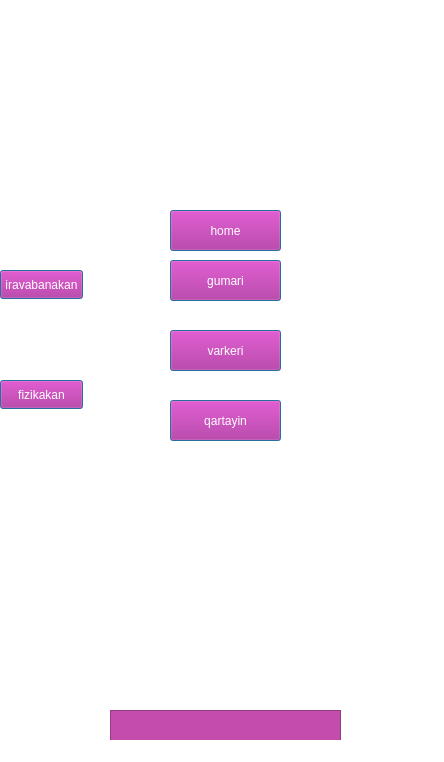
<?xml version="1.0" encoding="UTF-8"?>
<ui version="4.0">
 <class>MainWindow</class>
 <widget class="QMainWindow" name="MainWindow">
  <property name="geometry">
   <rect>
    <x>0</x>
    <y>0</y>
    <width>444</width>
    <height>762</height>
   </rect>
  </property>
  <property name="windowTitle">
   <string>MainWindow</string>
  </property>
  <property name="styleSheet">
   <string notr="true">background-color: rgb(255, 255, 255);</string>
  </property>
  <widget class="QWidget" name="centralwidget">
   <widget class="QPushButton" name="iravabanakan">
    <property name="geometry">
     <rect>
      <x>0</x>
      <y>270</y>
      <width>83</width>
      <height>29</height>
     </rect>
    </property>
    <property name="styleSheet">
     <string notr="true">QPushButton{
	background-color: rgb(181, 24, 142);
	color: rgb(255, 255, 255);
}
QPushButton:hover{
	background-color: rgb(255, 255, 255);
	color:  rgb(181, 24, 142);
}</string>
    </property>
    <property name="text">
     <string>iravabanakan</string>
    </property>
    <property name="autoDefault">
     <bool>true</bool>
    </property>
    <property name="default">
     <bool>true</bool>
    </property>
   </widget>
   <widget class="QPushButton" name="fizikakan">
    <property name="geometry">
     <rect>
      <x>0</x>
      <y>380</y>
      <width>83</width>
      <height>29</height>
     </rect>
    </property>
    <property name="styleSheet">
     <string notr="true">QPushButton{
	background-color: rgb(181, 24, 142);
	color: rgb(255, 255, 255);
}
QPushButton:hover{
	background-color: rgb(255, 255, 255);
	color:  rgb(181, 24, 142);
}</string>
    </property>
    <property name="text">
     <string>fizikakan</string>
    </property>
    <property name="autoDefault">
     <bool>true</bool>
    </property>
    <property name="default">
     <bool>true</bool>
    </property>
    <property name="flat">
     <bool>false</bool>
    </property>
   </widget>
   <widget class="QLabel" name="logo">
    <property name="geometry">
     <rect>
      <x>100</x>
      <y>-60</y>
      <width>201</width>
      <height>71</height>
     </rect>
    </property>
    <property name="styleSheet">
     <string notr="true">border-image: url(:/Pictures/fast bank.png);</string>
    </property>
    <property name="text">
     <string/>
    </property>
   </widget>
   <widget class="QPushButton" name="gumari">
    <property name="geometry">
     <rect>
      <x>170</x>
      <y>260</y>
      <width>111</width>
      <height>41</height>
     </rect>
    </property>
    <property name="styleSheet">
     <string notr="true">QPushButton{
	background-color: rgb(181, 24, 142);
	color: rgb(255, 255, 255);
}
QPushButton:hover{
	background-color: rgb(255, 255, 255);
	color:  rgb(181, 24, 142);
}</string>
    </property>
    <property name="text">
     <string>gumari</string>
    </property>
    <property name="autoDefault">
     <bool>true</bool>
    </property>
    <property name="default">
     <bool>true</bool>
    </property>
   </widget>
   <widget class="QPushButton" name="qartayin">
    <property name="geometry">
     <rect>
      <x>170</x>
      <y>400</y>
      <width>111</width>
      <height>41</height>
     </rect>
    </property>
    <property name="styleSheet">
     <string notr="true">QPushButton{
	background-color: rgb(181, 24, 142);
	color: rgb(255, 255, 255);
}
QPushButton:hover{
	background-color: rgb(255, 255, 255);
	color:  rgb(181, 24, 142);
}</string>
    </property>
    <property name="text">
     <string>qartayin</string>
    </property>
    <property name="autoDefault">
     <bool>true</bool>
    </property>
    <property name="default">
     <bool>true</bool>
    </property>
   </widget>
   <widget class="QPushButton" name="varkeri">
    <property name="geometry">
     <rect>
      <x>170</x>
      <y>330</y>
      <width>111</width>
      <height>41</height>
     </rect>
    </property>
    <property name="styleSheet">
     <string notr="true">QPushButton{
	background-color: rgb(181, 24, 142);
	color: rgb(255, 255, 255);
}
QPushButton:hover{
	background-color: rgb(255, 255, 255);
	color:  rgb(181, 24, 142);
}</string>
    </property>
    <property name="text">
     <string>varkeri</string>
    </property>
    <property name="autoDefault">
     <bool>true</bool>
    </property>
    <property name="default">
     <bool>true</bool>
    </property>
   </widget>
   <widget class="QPushButton" name="home">
    <property name="geometry">
     <rect>
      <x>170</x>
      <y>210</y>
      <width>111</width>
      <height>41</height>
     </rect>
    </property>
    <property name="styleSheet">
     <string notr="true">QPushButton{
	background-color: rgb(181, 24, 142);
	color: rgb(255, 255, 255);
}
QPushButton:hover{
	background-color: rgb(255, 255, 255);
	color:  rgb(181, 24, 142);
}</string>
    </property>
    <property name="text">
     <string>home</string>
    </property>
    <property name="autoDefault">
     <bool>true</bool>
    </property>
    <property name="default">
     <bool>true</bool>
    </property>
   </widget>
   <widget class="QTextEdit" name="textBrowser">
    <property name="geometry">
     <rect>
      <x>110</x>
      <y>710</y>
      <width>231</width>
      <height>141</height>
     </rect>
    </property>
    <property name="styleSheet">
     <string notr="true">background-color: rgb(195, 76, 172);
color: rgb(255, 255, 255);</string>
    </property>
   </widget>
  </widget>
  <widget class="QMenuBar" name="menubar">
   <property name="geometry">
    <rect>
     <x>0</x>
     <y>0</y>
     <width>444</width>
     <height>25</height>
    </rect>
   </property>
  </widget>
  <widget class="QStatusBar" name="statusbar"/>
 </widget>
 <resources/>
 <connections/>
</ui>
